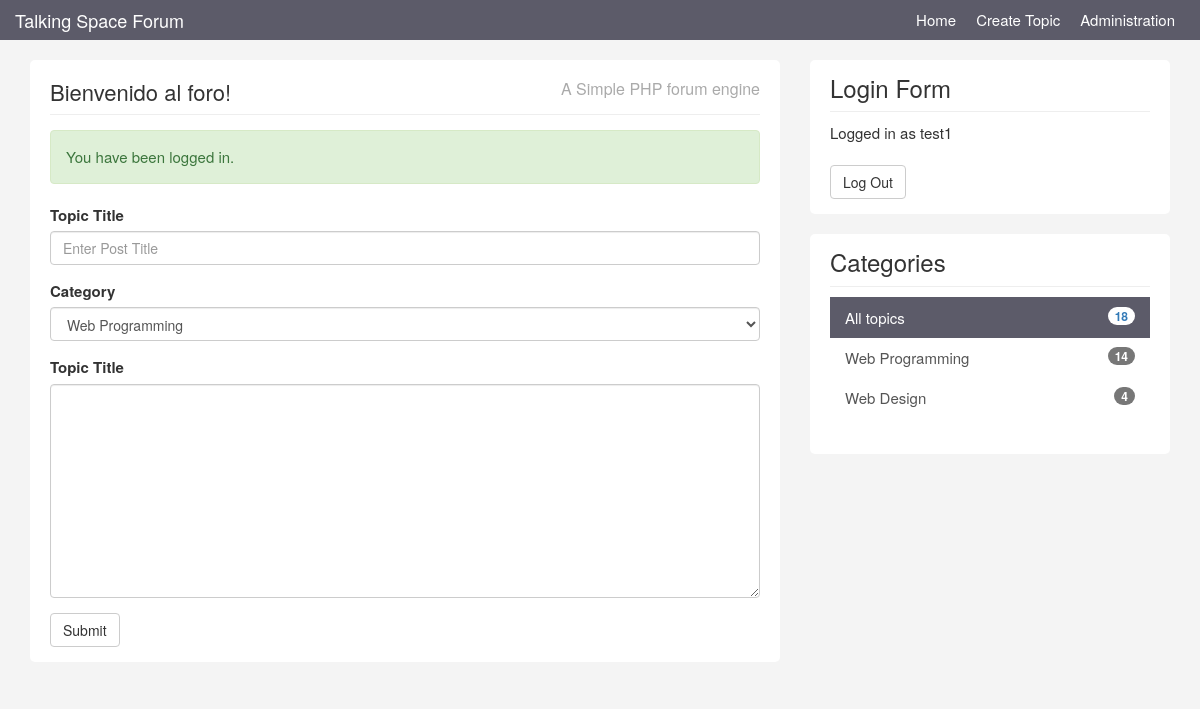
The page /create.php (signed in) on the database its author committed.
### tables this page shows
CREATE TABLE `categories` (
  `id` int(11) NOT NULL AUTO_INCREMENT,
  `name` varchar(255) NOT NULL,
  `description` text NOT NULL,
  PRIMARY KEY (`id`)
);

### htdocs/libraries/Template.php (called while the page is built, shortened)
<?php
class Template {
    protected $template;
    public function __construct($template){
        $this->template = $template;
    }
    public function __toString(){
        include basename($this->template);
        return ob_get_clean();
    }
}

### htdocs/libraries/Database.php (called while the page is built, shortened)
<?php
class Database{
    private $host = DB_HOST;
    private $user = DB_USER;
    private $pass = DB_PASS;
    private $dbname = DB_NAME;
    private $dbh;
    private $stmt;
    public function __construct(){
        $dsn = 'mysql:host=' . $this->host . ';dbname=' . $this->dbname;
        $options = array(
            PDO::ATTR_PERSISTENT => true,
            PDO::ATTR_ERRMODE => PDO::ERRMODE_EXCEPTION
        );
        try {
            $this->dbh = new PDO($dsn, $this->user, $this->pass, $options);
        }catch (PDOException $e) {
            $this->error = $e->getMessage();
        }
    }
    public function query($query){
        $this->stmt = $this->dbh->prepare($query);
    }
    public function bind($param, $value, $type = null){
        if (is_null($type)) {
            switch (true) {
                default:
                    $type = PDO::PARAM_STR;
            }
        }
        $this->stmt->bindValue($param, $value, $type);
    }
    public function execute(){
        return $this->stmt->execute();
    }
    public function resultset(){
        $this->execute();
        return $this->stmt->fetchAll(PDO::FETCH_ASSOC);
    }
    public function rowCount(){
        return $this->stmt->rowCount();
    }
}
?>

### htdocs/helpers/db_helper.php (called while the page is built, shortened)
<?php
    function getCategories(){
        $db=new Database;
        $db->query('select * from categories');
        $results = $db->resultset();
        return $results;
    }
    function postCountByCategory($category_id){
        $db = new Database;
        $db->query('select * from topics where category_id = :category_id');
        $db->bind(':category_id',$category_id);
        $result = $db->resultset();
        $category_count = $db->rowCount();
        return $category_count;
    }
    function totalPostCount(){
        $db = new Database;
        $db->query('select * from topics where 1');
        $result = $db->resultset();
        $count = $db->rowCount();
        return $count;
    }
?>

### htdocs/helpers/format_helper.php (called while the page is built, shortened)
<?php
function is_active($category){
    if(isset($_GET['category'])){
        if($_GET['category'] == $category){
            return 'active';
        } else {
            return '';
        }
    } else {
        if($category == null){
        return 'active';
        }
    }
}
?>

### htdocs/templates/create.php (the view, shortened to what this page needs)
<?php include('includes/header.php'); ?>
                        <form role="form" method="post" action="create.php">
                            <div class="form-group">
                                <label>Topic Title</label>
                                <input type="text" class="form-control" name="title" placeholder="Enter Post Title" />
                            </div>
                            <div class="form-group">
                                <label>Category</label>
                                <select class="form-control" name="category_id">
                                    <?php foreach(getCategories() as $category) : ?>
                                        <option value="<?php echo $category['id']; ?>"><?php echo $category['name']; ?></option>
                                    <?php endforeach; ?>
                                </select>
                            </div>
                            <div class="form-group">
                                <label>Topic Title</label>
                                <textarea id="body" rows="10" cols="80" class="form-control" name="body"></textarea>
                            </div>
                            <button type="submit" class="btn btn-default" name="do_create">Submit</button>
                        </form>
<?php include('includes/footer.php'); ?>

### htdocs/templates/includes/footer.php (shortened to what this page needs)
                    </div>
                </div>
            </div>
            <div class="col-md-4">
                <div class="sidebar">
                    <div class="block">
                        <h3>Login Form</h3>
                        <?php if(isLoggedIn()) : ?>
                            <div class="userdata">
                                Logged in as <?php echo getUser()['name']; ?>
                            </div>
                            <br />
                            <form role="form" method="post" action="logout.php">
                                <input type="submit" name="do_logout" class="btn btn-default" value="Log Out" />
                            </form>
                        <?php endif; ?>
                    </div>
                    <div class="block">
                        <h3>Categories</h3>
                        <div class="list-group">
                            <a href="topics.php" class="list-group-item <?php echo is_active(null); ?>">All topics <span class="badge pull-right"><?php echo totalPostCount() ;?></span></a>
                            <?php foreach(getCategories() as $category) : ?>
                                <a href="topics.php?category=<?php echo $category['id']; ?>" class="list-group-item <?php echo is_active($category['id']); ?>">
                                    <?php echo $category['name']; ?>
                                    <span class="badge pull-right">
                                        <?php echo postCountByCategory($category['id']) ;?>
                                    </span>
                            </a>
                            <?php endforeach; ?>
                        </div>
                    </div>
                </div>
            </div>
        </div>
    </div>
  </body>
</html>

### htdocs/templates/css/custom.css (style rules this page uses)
body { padding-top:60px; background: #f4f4f4; font-size: 15px; }
a { color:#5c5b69; }
h3 { margin-bottom: 5px; }
.block { background: #fff; border-radius: 5px; padding: 15px 20px; margin-bottom:20px; }
.sidebar .block h3 { margin: 0 0 10px 0; padding-bottom: 10px; border-bottom: #eee solid 1px; }
a.list-group-item.active, a.list-group-item.active:hover, a.list-group-item.active:focus { background: #5c5b69; border-radius: 0; }
.list-group-item { border:0; }

### rows shown on the page
categories: name "Web Programming", id "14"
categories: name "Web Design", id "4"

### other values the page prints
$title "Bienvenido al foro!"
$message "You have been logged in."
getUser()['name'] "test1"
totalPostCount() "18"
form field category_id "Web Programming"
